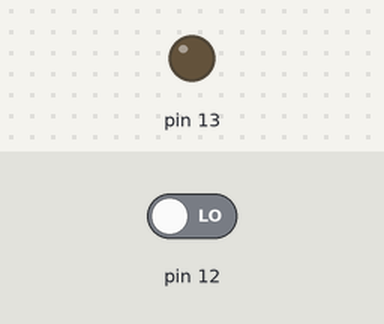
The sketch below on a simulated Arduino Uno, built with avr-gcc and run on an emulated ATmega328P. Shown: output pins drawn as LEDs (lit = HIGH). The test bench sets the inputs (shaded band); at power-on: pin 12 LOW.

Above: at 1.2 s.
1.3 s: pin 12 driven HIGH
At 1.6 s:
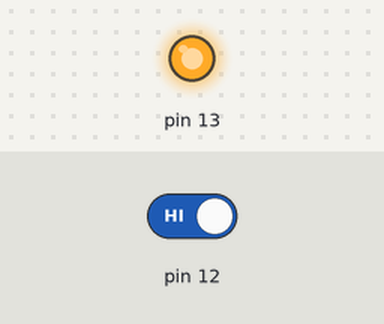
2.8 s: pin 12 driven LOW
At 3.9 s:
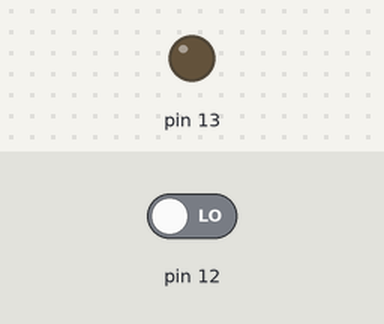
Timing chart, 0 to 5.8 s (numbered marks = the images above; inputs shaded):
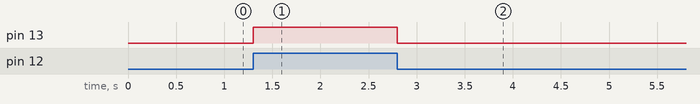

Measured:
- after the input at 1.3 s, pin 13: LOW → HIGH at once
- after the input at 2.8 s, pin 13: HIGH → LOW at once

The sketch:

digitalread_function.ino
```cpp
void setup() {
  pinMode(12, INPUT);
  pinMode(13, OUTPUT);
  Serial.begin(9600);

}

void loop() {
  if(digitalRead(12) == HIGH){
    digitalWrite(13, HIGH);
  }
  else if(digitalRead(12) == LOW){
    digitalWrite(13, LOW);
  }

}
```
